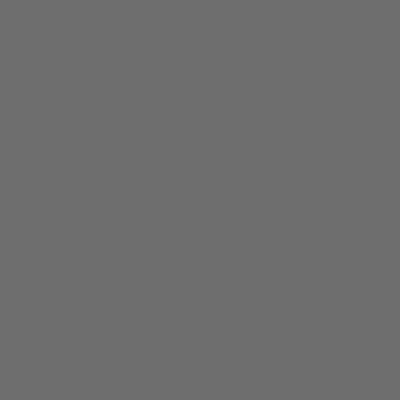
Frame 1 (no input)
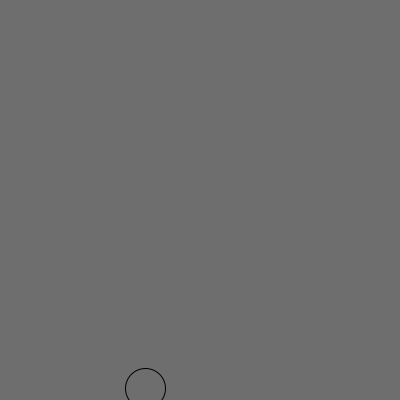
Frame 60 (the mouse pressed at the canvas centre just before this capture)
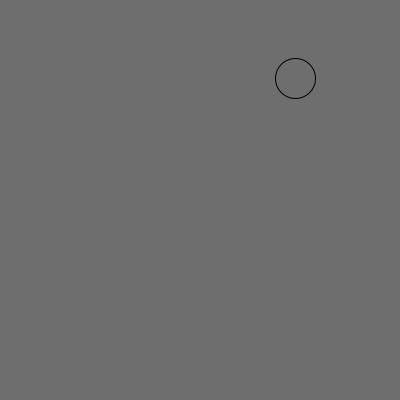
Frame 120 (the mouse held since frame 60 and released just before this capture)

The Processing sketch that drew these frames (run headless with seeded random() and noise(); from frame 60 on, the mouse is pressed at the canvas centre):

// Processing sketch: bounce
// ── bounce.pde
//Basic
 
void setup() { 
  //Below shows the size of the screen 
  size(400, 400); 
  //This is to make a random background colour 
  //HSB means Hue, Saturation, Brightness
 
  background(random(1, 255), 1, random(1, 200)); 
  noFill(); 
  colorMode(HSB);
} // func 
 
//Ball // initial position for our circle 
float circle_x = 650; 
float circle_y = 300; // how much to move the circle on each frame 
// if you look at the float below, and you put the answer as a negative number, 
// it will move to the left instead of the right. 
float move_x = 2.5; 
float move_y = 1.5;
 
void draw() { 
 
  background(110);
 
  // display it 
  ellipse(circle_x, circle_y, 40, 40);
 
  // move it  
  circle_x = circle_x + move_x; 
  circle_y = circle_y + move_y;
 
 
  // make sure the ball does not go out of the screen on the right
  if (circle_x > width) { 
    circle_x = 0;
  }
 
  if (circle_y > height) { 
    circle_y = 0;
  }
 
  // make sure the ball does not go out of the screen on the left
  if (circle_x < 0) { 
    circle_x = width;
  }
 
  if (circle_y < 0) { 
    circle_y = height;
  }
} // func 
//
